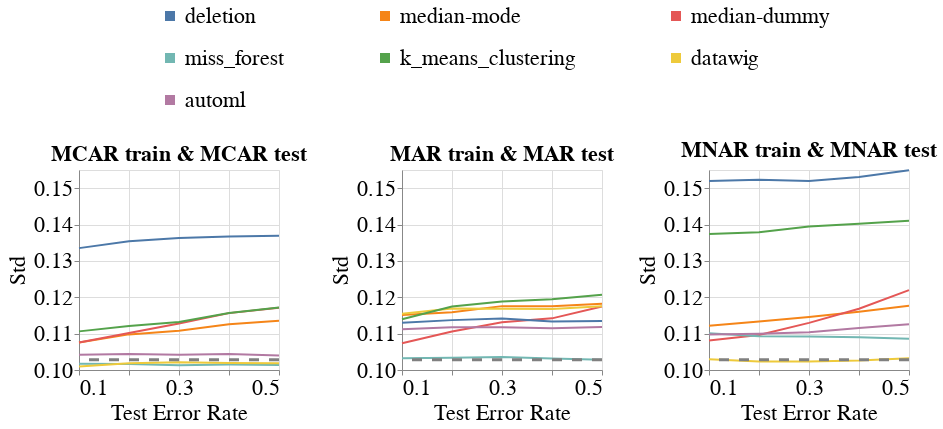

Notebook cell for this chart:
### Code cell
create_line_bands_for_no_shift(dataset_name=DATASET_NAME,
                               model_name='mlp_clf',
                               metric_name='Std',
                               db_client=db_client,
                               with_band=False)

### Figure 1 — Vega-Lite specification as saved in the notebook (floating-point values rounded to 4 significant figures; data arrays with more than 128 entries replaced by an {"elided": "..."} marker saying what was removed)
{"config": {"view": {"continuousWidth": 400, "continuousHeight": 300}, "axis": {"labelFontSize": 22, "labelFontWeight": "normal", "titleFontSize": 22, "titleFontWeight": "normal"}, "legend": {"columns": 3, "direction": "horizontal", "labelFontSize": 22, "labelLimit": 400, "orient": "top", "symbolOffset": 80, "symbolStrokeWidth": 10, "titleAnchor": "middle", "titleFontSize": 22, "titleLimit": 300}, "title": {"fontSize": 22}}, "hconcat": [{"layer": [{"data": {"name": "data-d2f58bf93a35d0fcae940d848557bdb1"}, "mark": "line", "encoding": {"color": {"field": "Null_Imputer_Name", "sort": ["deletion", "median-mode", "median-dummy", "miss_forest", "k_means_clustering", "datawig", "automl", "boost_clean"], "title": null, "type": "nominal"}, "x": {"axis": {"labelExpr": "(datum.value == 0.1) || (datum.value == 0.3) || (datum.value == 0.5) ? datum.label : ''"}, "field": "Test_Error_Rate", "scale": {"nice": false}, "title": "Test Error Rate", "type": "quantitative"}, "y": {"aggregate": "mean", "field": "Metric_Value", "scale": {"zero": false}, "title": "Std", "type": "quantitative"}}}, {"data": {"name": "data-07e7c3d607e02f04c3b86e6fde8f70e9"}, "mark": {"type": "rule", "strokeDash": [10, 10]}, "encoding": {"color": {"value": "grey"}, "size": {"value": 3}, "y": {"field": "Baseline_Mean", "type": "quantitative"}}}], "height": 200, "title": {"text": "MCAR train & MCAR test", "fontSize": 22}, "width": 200}, {"layer": [{"data": {"name": "data-1b3020eca395d60e79d37b393f368a4f"}, "mark": "line", "encoding": {"color": {"field": "Null_Imputer_Name", "sort": ["deletion", "median-mode", "median-dummy", "miss_forest", "k_means_clustering", "datawig", "automl", "boost_clean"], "title": null, "type": "nominal"}, "x": {"axis": {"labelExpr": "(datum.value == 0.1) || (datum.value == 0.3) || (datum.value == 0.5) ? datum.label : ''"}, "field": "Test_Error_Rate", "scale": {"nice": false}, "title": "Test Error Rate", "type": "quantitative"}, "y": {"aggregate": "mean", "field": "Metric_Value", "scale": {"zero": false}, "title": "Std", "type": "quantitative"}}}, {"data": {"name": "data-07e7c3d607e02f04c3b86e6fde8f70e9"}, "mark": {"type": "rule", "strokeDash": [10, 10]}, "encoding": {"color": {"value": "grey"}, "size": {"value": 3}, "y": {"field": "Baseline_Mean", "type": "quantitative"}}}], "height": 200, "title": {"text": "MAR train & MAR test", "fontSize": 22}, "width": 200}, {"layer": [{"data": {"name": "data-2b188558db915adb9bfd4a22f04408be"}, "mark": "line", "encoding": {"color": {"field": "Null_Imputer_Name", "sort": ["deletion", "median-mode", "median-dummy", "miss_forest", "k_means_clustering", "datawig", "automl", "boost_clean"], "title": null, "type": "nominal"}, "x": {"axis": {"labelExpr": "(datum.value == 0.1) || (datum.value == 0.3) || (datum.value == 0.5) ? datum.label : ''"}, "field": "Test_Error_Rate", "scale": {"nice": false}, "title": "Test Error Rate", "type": "quantitative"}, "y": {"aggregate": "mean", "field": "Metric_Value", "scale": {"zero": false}, "title": "Std", "type": "quantitative"}}}, {"data": {"name": "data-07e7c3d607e02f04c3b86e6fde8f70e9"}, "mark": {"type": "rule", "strokeDash": [10, 10]}, "encoding": {"color": {"value": "grey"}, "size": {"value": 3}, "y": {"field": "Baseline_Mean", "type": "quantitative"}}}], "height": 200, "title": {"text": "MNAR train & MNAR test", "fontSize": 22}, "width": 200}], "resolve": {"scale": {"y": "shared"}}, "$schema": "https://vega.github.io/schema/vega-lite/v4.17.0.json", "datasets": {"data-d2f58bf93a35d0fcae940d848557bdb1": {"elided": "210 records"}, "data-07e7c3d607e02f04c3b86e6fde8f70e9": [{"Baseline_Mean": 0.1028}], "data-1b3020eca395d60e79d37b393f368a4f": {"elided": "210 records"}, "data-2b188558db915adb9bfd4a22f04408be": {"elided": "210 records"}}}
